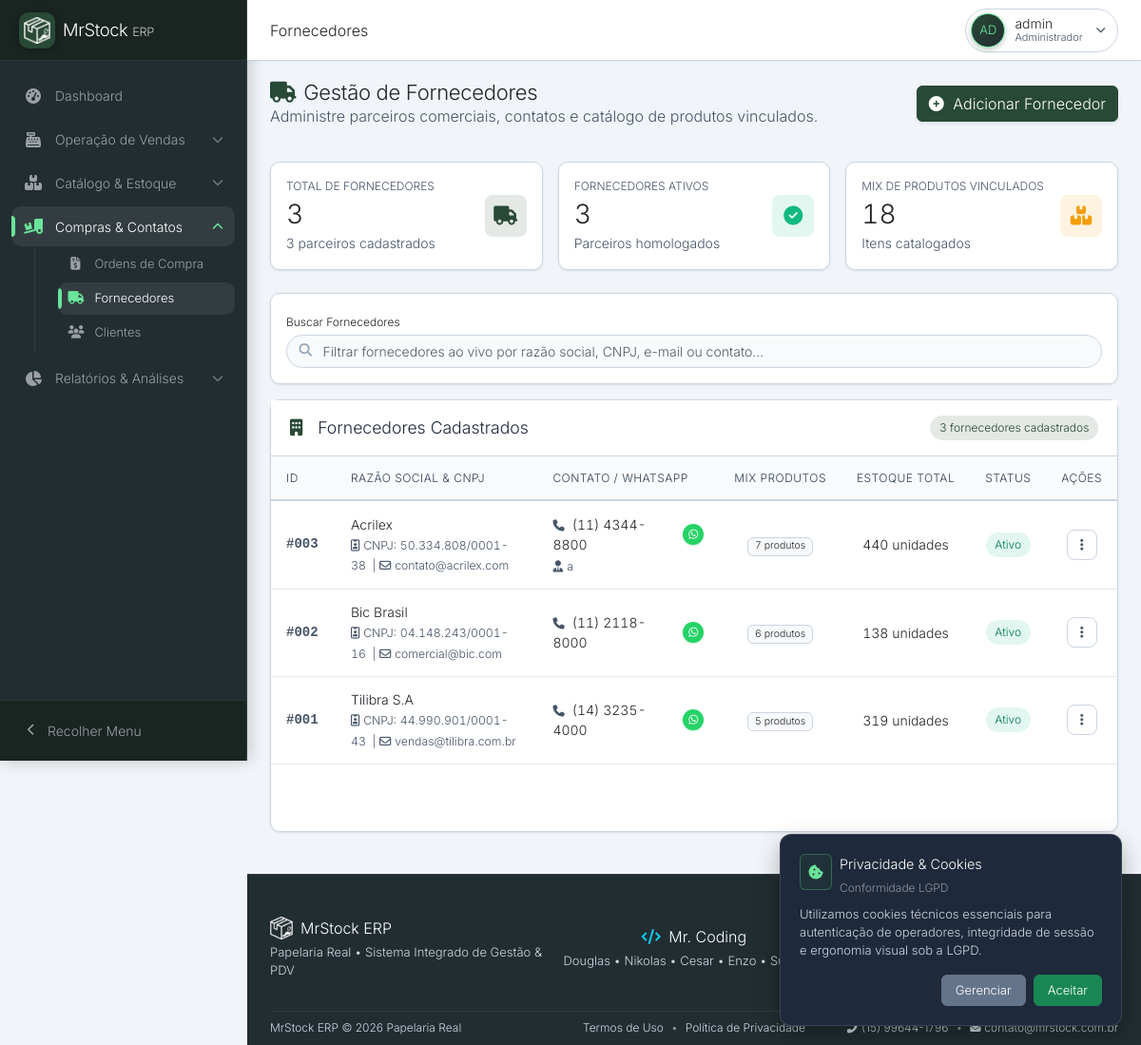
Before: /fornecedores/index.php (signed in) with the older database file.
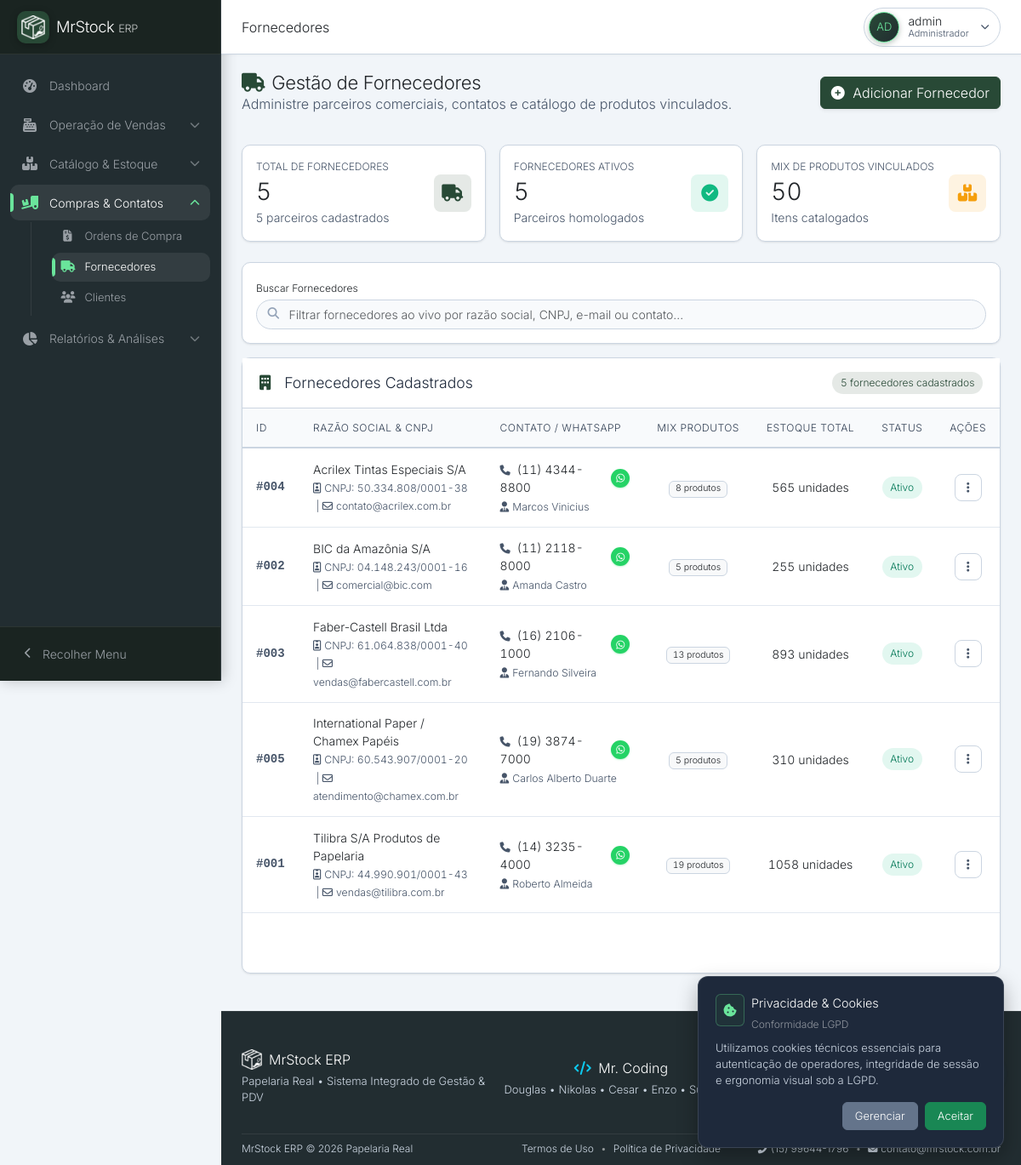
After: the same page with the newer database file.
### tables this page shows
CREATE TABLE `fornecedores` (
  `id` int(11) NOT NULL AUTO_INCREMENT,
  `nome` varchar(255) NOT NULL,
  `cnpj` varchar(20) DEFAULT NULL,
  `telefone` varchar(20) DEFAULT NULL,
  `email` varchar(255) DEFAULT NULL,
  `status` enum('ativo','inativo') DEFAULT 'ativo',
  `contato` varchar(100) DEFAULT NULL,
  `endereco` varchar(255) DEFAULT NULL,
  `numero` varchar(50) DEFAULT NULL,
  `bairro` varchar(100) DEFAULT NULL,
  `cidade` varchar(100) DEFAULT NULL,
  `estado` char(2) DEFAULT NULL,
  `cep` varchar(10) DEFAULT NULL,
  PRIMARY KEY (`id`)
);

### inc/functions.php (called while the page is built, shortened)
<?php
if (!function_exists('formatar_cpf_cnpj')) {
    function formatar_cpf_cnpj($doc) {
        $clean = preg_replace('/[^\d]/', '', (string)$doc);
        if (strlen($clean) === 11) {
            return preg_replace('/(\d{3})(\d{3})(\d{3})(\d{2})/', '$1.$2.$3-$4', $clean);
        } elseif (strlen($clean) === 14) {
            return preg_replace('/(\d{2})(\d{3})(\d{3})(\d{4})(\d{2})/', '$1.$2.$3/$4-$5', $clean);
        }
        return $doc ?: 'Não informado';
    }
}
if (!function_exists('formatar_telefone')) {
    function formatar_telefone($tel) {
        $clean = preg_replace('/[^\d]/', '', (string)$tel);
        if (strlen($clean) === 11) {
            return preg_replace('/(\d{2})(\d{5})(\d{4})/', '($1) $2-$3', $clean);
        } elseif (strlen($clean) === 10) {
            return preg_replace('/(\d{2})(\d{4})(\d{4})/', '($1) $2-$3', $clean);
        }
        return $tel ?: 'Não informado';
    }
}

### fornecedores/index.php (the view, shortened to what the rows shown need)
<?php
require_once __DIR__ . '/../inc/database.php';
$stmt = $pdo->query("
    SELECT f.*,
           (SELECT COUNT(*) FROM produtos p WHERE p.fornecedor_id = f.id AND p.status = 'ativo') as qtd_produtos,
           (SELECT COALESCE(SUM(quantidade), 0) FROM produtos p WHERE p.fornecedor_id = f.id AND p.status = 'ativo') as total_itens
    FROM fornecedores f
    ORDER BY f.nome ASC
");
$fornecedores = $stmt->fetchAll(PDO::FETCH_ASSOC);
$totalFornecedores = count($fornecedores);
require_once __DIR__ . '/../inc/header.php';
?>
<div class="content-header d-flex justify-content-between align-items-center mb-3 flex-wrap gap-2">
    <div>
        <h2 class="fw-bold text-dark m-0"><i class="fas fa-truck text-primary me-2"></i>Gestão de Fornecedores</h2>
    </div>
</div>
<div class="content-body">
    <div class="so-card">
        <div class="so-card-body p-0">
            <div class="table-responsive">
                <table class="table table-hover mb-0 so-table align-middle" id="tabelaFornecedores">
                    <thead>
                        <tr>
                            <th scope="col" width="8%">ID</th>
                            <th scope="col" width="30%">Razão Social &amp; CNPJ</th>
                            <th scope="col" width="24%">Contato / WhatsApp</th>
                            <th scope="col" width="14%" class="text-center">Mix Produtos</th>
                            <th scope="col" width="12%" class="text-center">Estoque Total</th>
                            <th scope="col" width="8%" class="text-center">Status</th>
                            <th scope="col" width="4%" class="text-center">Ações</th>
                        </tr>
                    </thead>
                    <tbody>
                        <?php if ($totalFornecedores > 0): ?>
                            <?php foreach ($fornecedores as $index => $f):
                                $badgeStatus = ($f['status'] ?? '') === 'ativo'
                                    ? '<span class="so-badge so-badge-success">Ativo</span>'
                                    : '<span class="so-badge so-badge-danger">Inativo</span>';
                                $zapLimpo = preg_replace('/[^0-9]/', '', $f['telefone'] ?? '');
                                $qtdProds = (int)($f['qtd_produtos'] ?? 0);
                                $totalItens = (int)($f['total_itens'] ?? 0);
                                $isDropup = ($index >= count($fornecedores) - 2) ? 'dropup' : '';
                            ?>
                            <tr class="linha-fornecedor">
                                <td class="fw-bold text-muted font-monospace tabular-nums">#<?= str_pad((string)$f['id'], 3, '0', STR_PAD_LEFT) ?></td>
                                <td>
                                    <strong class="text-dark d-block"><?= htmlspecialchars($f['nome']) ?></strong>
                                    <small class="text-muted">
                                        <i class="far fa-id-badge me-1"></i>CNPJ: <span class="tabular-nums"><?= htmlspecialchars(formatar_cpf_cnpj($f['cnpj'])) ?></span>
                                        &nbsp;|&nbsp;<i class="far fa-envelope me-1"></i><?= htmlspecialchars($f['email'] ?: 'Sem e-mail') ?>
                                    </small>
                                </td>
                                <td>
                                    <div class="d-flex align-items-center gap-2">
                                        <span class="text-dark tabular-nums"><i class="fas fa-phone text-muted me-1 small"></i> <?= htmlspecialchars(formatar_telefone($f['telefone'])) ?></span>
                                        <?php if (!empty($zapLimpo) && strlen($zapLimpo) >= 10): ?>
                                            <a href="https://wa.me/55<?= $zapLimpo ?>" target="_blank" rel="noopener noreferrer" class="btn-whatsapp" title="Conversar no WhatsApp" aria-label="Conversar no WhatsApp com <?= htmlspecialchars($f['nome']) ?>">
                                                <i class="fab fa-whatsapp"></i>
                                            </a>
                                        <?php endif; ?>
                                    </div>
                                    <?php if (!empty($f['contato'])): ?>
                                        <div class="small text-muted mt-1"><i class="fas fa-user-tie me-1"></i><?= htmlspecialchars($f['contato']) ?></div>
                                    <?php endif; ?>
                                </td>
                                <td class="text-center">
                                    <span class="badge bg-light text-dark border tabular-nums fw-semibold">
                                        <?= $qtdProds === 1 ? '1 produto' : "$qtdProds produtos" ?>
                                    </span>
                                </td>
                                <td class="text-center">
                                    <span class="fw-bold text-dark tabular-nums">
                                        <?= $totalItens === 1 ? '1 unidade' : "$totalItens unidades" ?>
                                    </span>
                                </td>
                                <td class="text-center"><?= $badgeStatus ?></td>
                                <td class="text-center">
                                    <div class="dropdown <?= $isDropup ?>">
                                        <button class="so-actions-btn" type="button" data-bs-toggle="dropdown" data-bs-boundary="viewport" aria-expanded="false" title="Ações para <?= htmlspecialchars($f['nome']) ?>" aria-label="Ações para <?= htmlspecialchars($f['nome']) ?>">
                                            <i class="fas fa-ellipsis-vertical"></i>
                                        </button>
                                    </div>
                                </td>
                            </tr>
                            <?php endforeach; ?>
                        <?php endif; ?>
                    </tbody>
                </table>
            </div>
        </div>
    </div>
</div>
<?php require_once __DIR__ . '/../inc/footer.php'; ?>

Changed rows visible on the page:
added fornecedores: id "004", nome "Acrilex Tintas Especiais S/A", cnpj "50.334.808/0001-38", email "contato@acrilex.com.br", telefone "(11) 4344-8800", contato "Marcos Vinicius", qtdProds "8", totalItens "565", status "Ativo"
changed fornecedores "comercial@bic.com": nome "Bic Brasil" → "BIC da Amazônia S/A"; contato (not shown) → "Amanda Castro"; qtdProds "6" → "5"; totalItens "138" → "255"; moves up the list
changed fornecedores "003": nome "Acrilex" → "Faber-Castell Brasil Ltda"; cnpj "50.334.808/0001-38" → "61.064.838/0001-40"; email "contato@acrilex.com" → "vendas@fabercastell.com.br"; telefone "(11) 4344-8800" → "(16) 2106-1000"; contato "a" → "Fernando Silveira"; qtdProds "7" → "13"; totalItens "440" → "893"
added fornecedores: id "005", nome "International Paper / Chamex Papéis", cnpj "60.543.907/0001-20", email "atendimento@chamex.com.br", telefone "(19) 3874-7000", contato "Carlos Alberto Duarte", qtdProds "5", totalItens "310", status "Ativo"
changed fornecedores "vendas@tilibra.com.br": nome "Tilibra S.A" → "Tilibra S/A Produtos de Papelaria"; contato (not shown) → "Roberto Almeida"; qtdProds "5" → "19"; totalItens "319" → "1058"
Other visible differences:
$totalFornecedores: "3" → "5"
$fornecedoresAtivos: "3" → "5"
$totalProdutosVinculados: "18" → "50"
